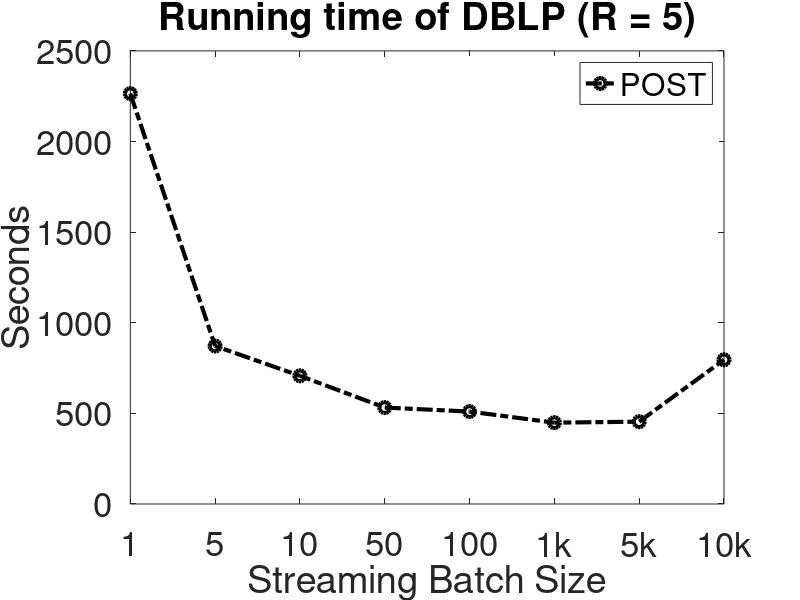

MATLAB code to generate this figure:
clear all;
close all;
clc;

POST = [2264.355123;871.6209872;707.2474248;532.1146518;509.9926726;448.7822342;454.1807738;795.9008254]
% POST = [774.9687288;392.431983;365.2224628;317.497845;317.593898;270.3342368;278.5195838;406.7729114]


nrank = [1:1:8];

figure (1);
hold on;
box on;
% 
plot(nrank, POST, 'ko-.', 'LineWidth',3, 'MarkerSize',8);

legend('POST');


ylabel('Seconds', 'FontSize',25);
xlabel('Streaming Batch Size','FontSize',25);
title('Running time of DBLP (R = 5)','FontSize',25)
xticklabels({'1','5','10','50','100','1k','5k','10k'})
 set(gca, 'FontSize',25);

